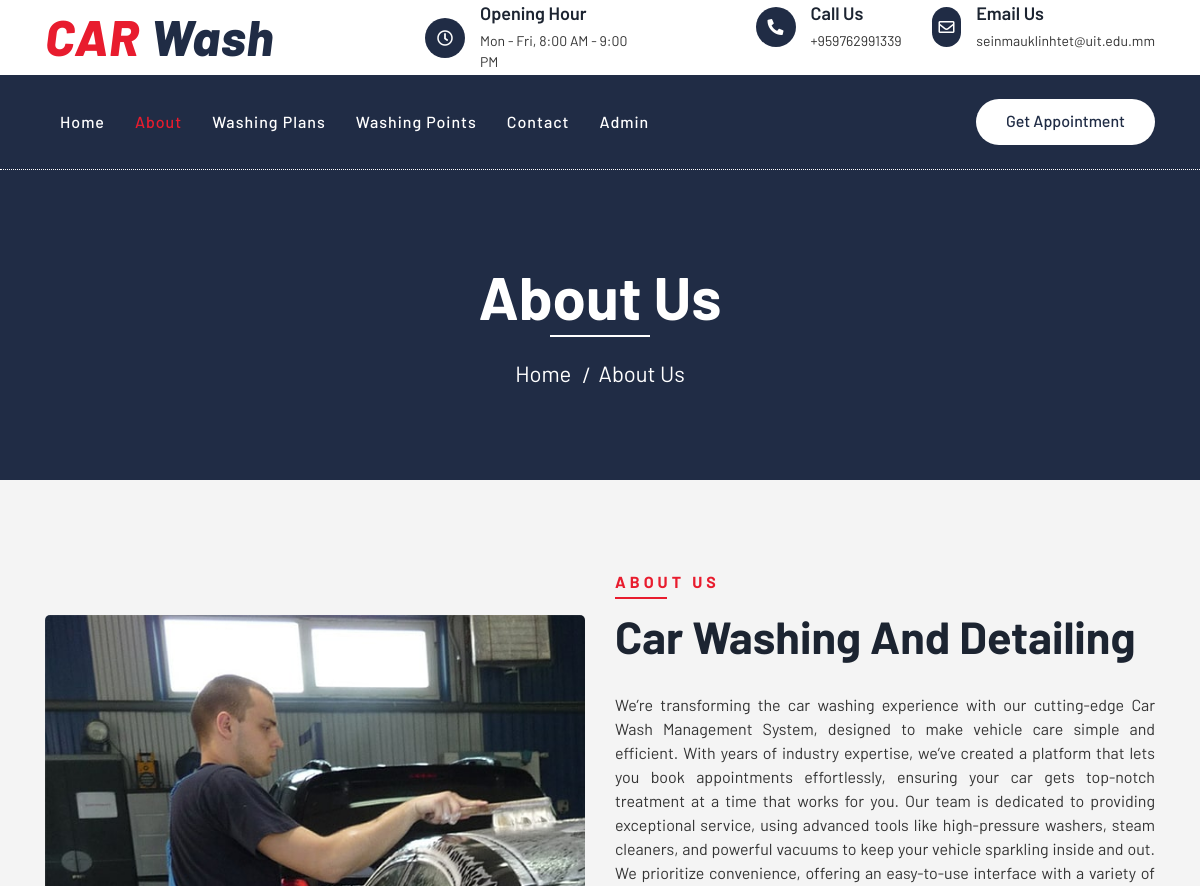
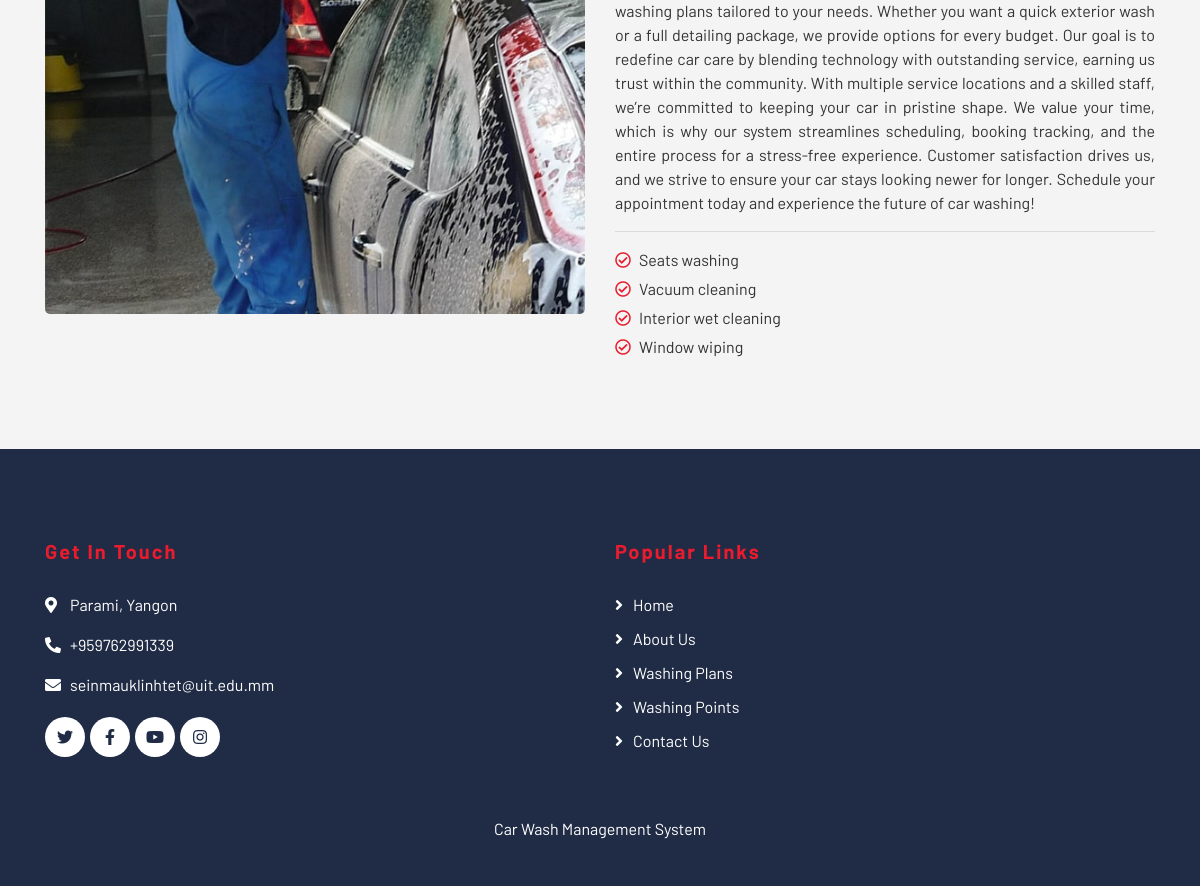
Page /about.php on the committed database (2 pictures, top to bottom).
### tables this page shows
CREATE TABLE `tblpages` (
  `id` int(11) NOT NULL,
  `type` varchar(255) DEFAULT '',
  `detail` longtext DEFAULT NULL,
  `openignHrs` varchar(255) DEFAULT NULL,
  `phoneNumber` bigint(20) DEFAULT NULL,
  `emailId` varchar(120) DEFAULT NULL
);

### about.php (the view, shortened to what this page needs)
<?php
include('includes/config.php');
?>
<!DOCTYPE html>
<html lang="en">
    <head>
        <link href="https://stackpath.bootstrapcdn.com/bootstrap/4.4.1/css/bootstrap.min.css" rel="stylesheet">
        <link href="https://cdnjs.cloudflare.com/ajax/libs/font-awesome/5.10.0/css/all.min.css" rel="stylesheet">
        <link href="lib/flaticon/font/flaticon.css" rel="stylesheet">
        <link href="lib/animate/animate.min.css" rel="stylesheet">
        <link href="lib/owlcarousel/assets/owl.carousel.min.css" rel="stylesheet">
        <link href="css/style.css" rel="stylesheet">
    </head>
    <body>
<?php include_once('includes/header.php');?>
        <div class="page-header">
            <div class="container">
                <div class="row">
                    <div class="col-12">
                        <h2>About Us</h2>
                    </div>
                    <div class="col-12">
                        <a href="index.php">Home</a>
                        <a href="about.php">About Us</a>
                    </div>
                </div>
            </div>
        </div>
        <div class="about">
            <div class="container">
                <div class="row align-items-center">
                    <div class="col-lg-6">
                        <div class="about-img">
                            <img src="img/about.jpg" alt="Image">
                        </div>
                    </div>
                    <div class="col-lg-6">
                        <div class="section-header text-left">
                            <p>About Us</p>
                            <h2>car washing and detailing</h2>
                        </div>
                        <div class="about-content">
<?php
$sql = "SELECT type,detail from tblpages where type='aboutus'";
$query = $dbh -> prepare($sql);
$query->execute();
$results=$query->fetchAll(PDO::FETCH_OBJ);
foreach($results as $result)
{
?>
                            <p>
                            <?php   echo $result->detail; ?>
                            </p>
                        <?php } ?>
                        <hr />
                            <ul>
                                <li><i class="far fa-check-circle"></i>Seats washing</li>
                                <li><i class="far fa-check-circle"></i>Vacuum cleaning</li>
                                <li><i class="far fa-check-circle"></i>Interior wet cleaning</li>
                                <li><i class="far fa-check-circle"></i>Window wiping</li>
                            </ul>
                        </div>
                    </div>
                </div>
            </div>
        </div>
<?php include_once('includes/footer.php');?>
    </body>
</html>

### includes/header.php (shortened to what this page needs)
        <div class="top-bar">
            <div class="container">
                <div class="row align-items-center">
                    <div class="col-lg-4 col-md-12">
                        <div class="logo">
                            <a href="index.php">
                                <h1>CAR <span>Wash</span></h1>
                            </a>
                        </div>
                    </div>
<?php
$sql = "SELECT * from tblpages where type='contact'";
$query = $dbh -> prepare($sql);
$query->execute();
$results=$query->fetchAll(PDO::FETCH_OBJ);
foreach($results as $result)
{
?>
                    <div class="col-lg-8 col-md-7 d-none d-lg-block">
                        <div class="row">
                            <div class="col-4">
                                <div class="top-bar-item">
                                    <div class="top-bar-icon">
                                        <i class="far fa-clock"></i>
                                    </div>
                                    <div class="top-bar-text">
                                        <h3>Opening Hour</h3>
                                        <p><?php   echo $result->openignHrs; ?></p>
                                    </div>
                                </div>
                            </div>
                            <div class="col-4">
                                <div class="top-bar-item">
                                    <div class="top-bar-icon">
                                        <i class="fa fa-phone-alt"></i>
                                    </div>
                                    <div class="top-bar-text">
                                        <h3>Call Us</h3>
                                        <p>+<?php   echo $result->phoneNumber; ?></p>
                                    </div>
                                </div>
                            </div>
                            <div class="col-4">
                                <div class="top-bar-item">
                                    <div class="top-bar-icon">
                                        <i class="far fa-envelope"></i>
                                    </div>
                                    <div class="top-bar-text">
                                        <h3>Email Us</h3>
                                        <p><?php   echo $result->emailId; ?></p>
                                    </div>
                                </div>
                            </div>
                        </div>
                    </div>
                <?php } ?>
                </div>
            </div>
        </div>
        <div class="nav-bar">
    <div class="container">
        <nav class="navbar navbar-expand-lg bg-dark navbar-dark">
            <div class="collapse navbar-collapse justify-content-between" id="navbarCollapse">
                <div class="navbar-nav mr-auto">
                    <a href="index.php" class="nav-item nav-link <?php echo (basename($_SERVER['PHP_SELF']) == 'index.php') ? 'active' : ''; ?>">Home</a>
                    <a href="about.php" class="nav-item nav-link <?php echo (basename($_SERVER['PHP_SELF']) == 'about.php') ? 'active' : ''; ?>">About</a>
                    <a href="washing-plans.php" class="nav-item nav-link <?php echo (basename($_SERVER['PHP_SELF']) == 'washing-plans.php') ? 'active' : ''; ?>">Washing Plans</a>
                    <a href="location.php" class="nav-item nav-link <?php echo (basename($_SERVER['PHP_SELF']) == 'location.php') ? 'active' : ''; ?>">Washing Points</a>
                    <a href="contact.php" class="nav-item nav-link <?php echo (basename($_SERVER['PHP_SELF']) == 'contact.php') ? 'active' : ''; ?>">Contact</a>
                    <a href="admin" class="nav-item nav-link <?php echo (basename($_SERVER['PHP_SELF']) == 'admin/index.php') ? 'active' : ''; ?>">Admin</a>
                </div>
                <div class="ml-auto">
                    <div class="price-footer">
                        <a class="btn btn-custom" data-toggle="modal" data-target="#myModal">Get Appointment</a>
                    </div>
                </div>
        </nav>
    </div>
</div>

### includes/footer.php (shortened to what this page needs)
<div class="footer">
            <div class="container">
                <div class="row">
                    <div class="col-lg-6 col-md-6">
                        <div class="footer-contact">
                            <h2>Get In Touch</h2>
<?php
$sql = "SELECT * from tblpages where type='contact'";
$query = $dbh -> prepare($sql);
$query->execute();
$results=$query->fetchAll(PDO::FETCH_OBJ);
foreach($results as $result)
{
?>
                            <p><i class="fa fa-map-marker-alt"></i><?php   echo $result->detail; ?></p>
                            <p><i class="fa fa-phone-alt"></i>+<?php   echo $result->phoneNumber; ?></p>
                            <p><i class="fa fa-envelope"></i><?php   echo $result->emailId; ?></p>
                        <?php } ?>
                            <div class="footer-social">
                                <a class="btn" href="https://twitter.com/badabaderb?t=MDr84IlQGLa3tFUKr8nYyg&s=35"><i class="fab fa-twitter"></i></a>
                                <a class="btn" href="https://www.facebook.com/share/18s5bB2k33/"><i class="fab fa-facebook-f"></i></a>
                                <a class="btn" href="https://youtube.com/@makaron1570?si=lnn5fCut-4b0kuOP"><i class="fab fa-youtube"></i></a>
                                <a class="btn" href="https://www.instagram.com/phat.eejit?igsh=bXplNGh6bWJjYnhu"><i class="fab fa-instagram"></i></a>
                            </div>
                        </div>
                    </div>
                    <div class="col-lg-5 col-md-6">
                        <div class="footer-link">
                            <h2>Popular Links</h2>
                              <a href="index.php">Home</a>
                            <a href="about.php">About Us</a>
                            <a href="washing-plans.php">Washing Plans</a>
                            <a href="location.php">Washing Points</a>
                            <a href="contact.php">Contact Us</a>
                        </div>
                    </div>
                </div>
            </div>
            <div class="container copyright">
                <p>Car Wash Management System</p>
            </div>
        </div>

### rows in the picture
tblpages: openignHrs "Mon - Fri, 8:00 AM - 9:00 PM", phoneNumber "959762991339", emailId "seinmauklinhtet@uit.edu.mm", detail "Parami, Yangon"
tblpages: detail "We’re transforming the car washing experience with our cutting-edge Car Wash Management System, designed to make vehicle care simple and efficient. With years of industry expertise, we’ve created a platform that lets you book appointments effortlessly, ensuring your car gets top-notch treatment at a time that works for you. Our team is dedicated to providing exceptional service, using advanced tools like high-pressure washers, steam cleaners, and powerful vacuums to keep your vehicle sparkling inside and out. We prioritize convenience, offering an easy-to-use interface with a variety of washing plans tailored to your needs. Whether you want a quick exterior wash or a full detailing package,…"
